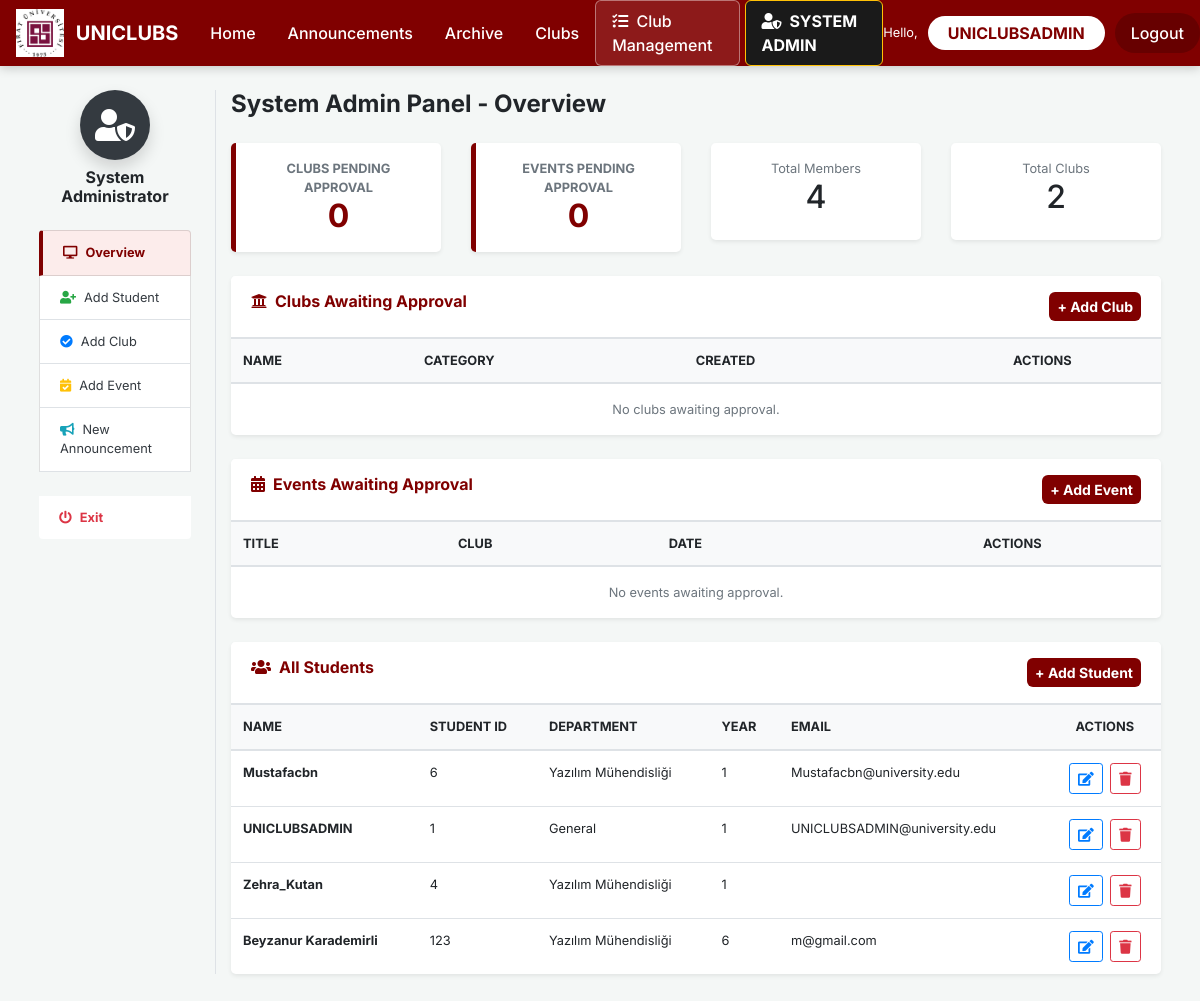
Page /system-admin/ (signed in) on the committed database.
### app/models.py (models this page shows, shortened)
class Student(models.Model): # Base model for student academic and contact information | Öğrenci akademik ve iletişim bilgileri için temel model
    full_name = models.CharField(max_length=200)
    student_id = models.CharField(max_length=20, unique=True)
    department = models.CharField(max_length=200)
    faculty = models.CharField(max_length=200, blank=True, null=True)
    grade = models.CharField(max_length=50, blank=True, null=True)
    email = models.EmailField(unique=True)
    year = models.IntegerField(default=1)
    created_at = models.DateTimeField(default=timezone.now)
    class Meta:
        ordering = ['-created_at']

### app/views.py (the view)
# urls.py: path('system-admin/', views.system_admin, name='system_admin'),
@login_required
def system_admin(request):
    if request.user.username != 'UNICLUBSADMIN':
        django_messages.error(request, "Only the System Admin can access this panel.")
        return redirect('home')
    pending_clubs = Club.objects.filter(is_approved=False)
    pending_events = Event.objects.filter(is_approved=False)
    all_clubs = Club.objects.all()
    all_students = Student.objects.all()
    recent_registrations = EventRegistration.objects.order_by('-registered_at')[:10]
    return render(request, 'app/system_admin.html', {
        'pending_clubs': pending_clubs,
        'pending_events': pending_events,
        'all_clubs': all_clubs,
        'all_students': all_students,
        'recent_registrations': recent_registrations,
        'total_members': Student.objects.count(),
        'total_clubs': Club.objects.count(),
        'total_events': Event.objects.count(),
    })

### app/templates/app/system_admin.html (shortened to what this page needs)
{% extends "app/layout.html" %}
{% block content %}
<div class="container-fluid px-4">
    <div class="row">
        <div class="col-md-2 border-right pr-4">
            <div class="text-center mb-4">
                <div class="bg-dark rounded-circle mx-auto d-flex align-items-center justify-content-center text-white shadow" style="width:70px;height:70px;">
                    <i class="fas fa-user-shield fa-2x"></i>
                </div>
                <h6 class="mt-2 font-weight-bold">System Administrator</h6>
            </div>
            <div class="list-group sidebar-menu border-0 small">
                <a href="{% url 'system_admin' %}" class="list-group-item active-item">
                    <i class="fas fa-desktop mr-2"></i>Overview
                </a>
                <a href="{% url 'student_add' %}" class="list-group-item text-dark border-bottom">
                    <i class="fas fa-user-plus mr-2 text-success"></i>Add Student
                </a>
                <a href="{% url 'club_add' %}" class="list-group-item text-dark border-bottom">
                    <i class="fas fa-check-circle mr-2 text-primary"></i>Add Club
                </a>
                <a href="{% url 'event_add' %}" class="list-group-item text-dark border-bottom">
                    <i class="fas fa-calendar-check mr-2 text-warning"></i>Add Event
                </a>
                <a href="{% url 'announcement_add' %}" class="list-group-item text-dark border-bottom">
                    <i class="fas fa-bullhorn mr-2 text-info"></i>New Announcement
                </a>
                <a href="{% url 'home' %}" class="list-group-item text-danger mt-4 font-weight-bold border-0">
                    <i class="fas fa-power-off mr-2"></i>Exit
                </a>
            </div>
        </div>
        <div class="col-md-10">
            <h4 class="font-weight-bold mb-4">System Admin Panel - Overview</h4>
            <div class="row mb-4 text-center">
                <div class="col-md-3">
                    <div class="card border-0 shadow-sm p-3 rounded-lg border-left-maroon">
                        <small class="text-muted font-weight-bold text-uppercase">Clubs Pending Approval</small>
                        <h2 class="text-maroon font-weight-bold mb-0">{{ pending_clubs|length }}</h2>
                    </div>
                </div>
                <div class="col-md-3">
                    <div class="card border-0 shadow-sm p-3 rounded-lg border-left-maroon">
                        <small class="text-muted font-weight-bold text-uppercase">Events Pending Approval</small>
                        <h2 class="text-maroon font-weight-bold mb-0">{{ pending_events|length }}</h2>
                    </div>
                </div>
                <div class="col-md-3">
                    <div class="card border-0 shadow-sm p-3 rounded-lg">
                        <small class="text-muted">Total Members</small>
                        <h2>{{ total_members }}</h2>
                    </div>
                </div>
                <div class="col-md-3">
                    <div class="card border-0 shadow-sm p-3 rounded-lg">
                        <small class="text-muted">Total Clubs</small>
                        <h2>{{ total_clubs }}</h2>
                    </div>
                </div>
            </div>
            <div class="card border-0 shadow-sm rounded-lg overflow-hidden mb-4">
                <div class="card-header bg-white py-3 border-bottom d-flex justify-content-between">
                    <h6 class="font-weight-bold mb-0 text-maroon"><i class="fas fa-university mr-2"></i>Clubs Awaiting Approval</h6>
                    <a href="{% url 'club_add' %}" class="btn btn-sm btn-maroon">+ Add Club</a>
                </div>
                <div class="table-responsive">
                    <table class="table table-hover mb-0 small">
                        <thead class="bg-light"><tr><th>NAME</th><th>CATEGORY</th><th>CREATED</th><th class="text-center">ACTIONS</th></tr></thead>
                        <tbody>
                            {% for club in pending_clubs %}
                            <tr>
                                <td class="font-weight-bold">{{ club.name }}</td>
                                <td>{{ club.category }}</td>
                                <td>{{ club.created_at|date:"d.m.Y" }}</td>
                                <td class="text-center">
                                    <a href="{% url 'club_approve' club.pk %}" class="btn btn-sm btn-success px-2 py-1 mr-1">Approve</a>
                                    <a href="{% url 'club_edit' club.pk %}" class="btn btn-sm btn-outline-primary px-2 py-1 mr-1"><i class="fas fa-edit"></i></a>
                                    <a href="{% url 'club_delete' club.pk %}" class="btn btn-sm btn-outline-danger px-2 py-1"><i class="fas fa-trash"></i></a>
                                </td>
                            </tr>
                            {% empty %}
                            <tr><td colspan="4" class="text-center text-muted py-3">No clubs awaiting approval.</td></tr>
                            {% endfor %}
                        </tbody>
                    </table>
                </div>
            </div>
            <div class="card border-0 shadow-sm rounded-lg overflow-hidden mb-4">
                <div class="card-header bg-white py-3 border-bottom d-flex justify-content-between">
                    <h6 class="font-weight-bold mb-0 text-maroon"><i class="fas fa-calendar-alt mr-2"></i>Events Awaiting Approval</h6>
                    <a href="{% url 'event_add' %}" class="btn btn-sm btn-maroon">+ Add Event</a>
                </div>
                <div class="table-responsive">
                    <table class="table table-hover mb-0 small">
                        <thead class="bg-light"><tr><th>TITLE</th><th>CLUB</th><th>DATE</th><th class="text-center">ACTIONS</th></tr></thead>
                        <tbody>
                            {% for event in pending_events %}
                            <tr>
                                <td class="font-weight-bold">{{ event.title }}</td>
                                <td>{{ event.club.name }}</td>
                                <td>{{ event.event_date }}</td>
                                <td class="text-center">
                                    <a href="{% url 'event_approve' event.pk %}" class="btn btn-sm btn-success px-2 py-1 mr-1">Approve</a>
                                    <a href="{% url 'event_edit' event.pk %}" class="btn btn-sm btn-outline-primary px-2 py-1 mr-1"><i class="fas fa-edit"></i></a>
                                    <a href="{% url 'event_delete' event.pk %}" class="btn btn-sm btn-outline-danger px-2 py-1"><i class="fas fa-trash"></i></a>
                                </td>
                            </tr>
                            {% empty %}
                            <tr><td colspan="4" class="text-center text-muted py-3">No events awaiting approval.</td></tr>
                            {% endfor %}
                        </tbody>
                    </table>
                </div>
            </div>
            <div class="card border-0 shadow-sm rounded-lg overflow-hidden">
                <div class="card-header bg-white py-3 border-bottom d-flex justify-content-between">
                    <h6 class="font-weight-bold mb-0 text-maroon"><i class="fas fa-users mr-2"></i>All Students</h6>
                    <a href="{% url 'student_add' %}" class="btn btn-sm btn-maroon">+ Add Student</a>
                </div>
                <div class="table-responsive">
                    <table class="table table-hover mb-0 small">
                        <thead class="bg-light"><tr><th>NAME</th><th>STUDENT ID</th><th>DEPARTMENT</th><th>YEAR</th><th>EMAIL</th><th class="text-center">ACTIONS</th></tr></thead>
                        <tbody>
                            {% for student in all_students %}
                            <tr>
                                <td class="font-weight-bold">{{ student.full_name }}</td>
                                <td>{{ student.student_id }}</td>
                                <td>{{ student.department }}</td>
                                <td>{{ student.year }}</td>
                                <td>{{ student.email }}</td>
                                <td class="text-center">
                                    <a href="{% url 'student_edit' student.pk %}" class="btn btn-sm btn-outline-primary px-2 py-1 mr-1"><i class="fas fa-edit"></i></a>
                                    <a href="{% url 'student_delete' student.pk %}" class="btn btn-sm btn-outline-danger px-2 py-1"><i class="fas fa-trash"></i></a>
                                </td>
                            </tr>
                            {% empty %}
                            <tr><td colspan="6" class="text-center text-muted py-3">No students registered. <a href="{% url 'student_add' %}">Add first student</a>.</td></tr>
                            {% endfor %}
                        </tbody>
                    </table>
                </div>
            </div>
        </div>
    </div>
</div>
{% endblock %}

### app/templates/app/layout.html (shortened to what this page needs)
{% load static %}
<!DOCTYPE html>
<html lang="en">
<head>
    <link rel="stylesheet" href="https://stackpath.bootstrapcdn.com/bootstrap/4.5.2/css/bootstrap.min.css" />
    <link rel="stylesheet" href="https://cdnjs.cloudflare.com/ajax/libs/font-awesome/5.15.3/css/all.min.css" />
</head>
<body>
    <nav class="navbar navbar-expand-lg navbar-custom sticky-top p-0">
        <div class="container-fluid p-0">
            <a class="navbar-brand text-white font-weight-bold d-flex align-items-center ml-3" href="{% url 'home' %}">
                <img src="{% static 'app/content/fu_logo_final_v4.png' %}" alt="FU Logo" style="height: 48px; width: auto; margin-right: 12px;">
                UNICLUBS
            </a>
            <div class="collapse navbar-collapse" id="navbarNav">
                <ul class="navbar-nav mr-auto">
                    <li class="nav-item"><a class="nav-link" href="{% url 'home' %}">Home</a></li>
                    <li class="nav-item"><a class="nav-link" href="{% url 'announcements' %}">Announcements</a></li>
                    <li class="nav-item"><a class="nav-link" href="{% url 'event_archive' %}">Archive</a></li>
                    <li class="nav-item"><a class="nav-link" href="{% url 'club_list' %}">Clubs</a></li>
                </ul>
                <ul class="navbar-nav ml-auto align-items-center">
                    {% if user.is_authenticated %}
                        {% if user.username == 'UNICLUBSADMIN' or user.managed_club %}
                            <li class="nav-item">
                                <a class="nav-link nav-club-admin" href="{% url 'club_admin' %}">
                                    <i class="fas fa-tasks mr-1"></i> Club Management
                                </a>
                            </li>
                        {% endif %}
                        {% if user.username == 'UNICLUBSADMIN' %}
                            <li class="nav-item">
                                <a class="nav-link nav-system-admin" href="{% url 'system_admin' %}">
                                    <i class="fas fa-user-shield mr-1"></i> SYSTEM ADMIN
                                </a>
                            </li>
                        {% endif %}
                        <li class="nav-item d-flex align-items-center">
                            <span class="text-white small">Hello,</span>
                        </li>
                        <li class="nav-item">
                            <a class="nav-link btn-student" href="{% url 'dashboard' %}">{{ user.username }}</a>
                        </li>
                        <li class="nav-item">
                            <a class="nav-link btn-logout" href="{% url 'logout' %}">Logout</a>
                        </li>
                    {% else %}
                        <li class="nav-item">
                            <a class="nav-link btn-login" href="{% url 'login' %}">Login</a>
                        </li>
                    {% endif %}
                </ul>
            </div>
        </div>
    </nav>
    <div class="container-fluid py-4">
        {% block content %}{% endblock %}
    </div>
</body>
</html>

### app/templates/app/layout.html (style rules this page uses)
:root { --maroon: #800000; --maroon-dark: #600000; --maroon-light: #fceceb; --soft-bg: #f4f7f6; }
body { background-color: var(--soft-bg); font-family: 'Inter', 'Segoe UI', sans-serif; padding-bottom: 60px; }
.navbar-custom { background-color: var(--maroon); box-shadow: 0 2px 10px rgba(0,0,0,0.2); }
.navbar-custom .nav-link { color: white !important; font-weight: 500; padding: 0.5rem 1rem !important; transition: 0.3s; }
.nav-club-admin { border: 1px solid rgba(255,255,255,0.4); border-radius: 6px; margin-right: 5px; background-color: rgba(255,255,255,0.1); }
.nav-system-admin { background-color: #1a1a1a !important; border-radius: 6px; color: #ffc107 !important; font-weight: bold !important; border: 1px solid #ffc107; }
.navbar-custom .nav-link.btn-student { background-color: white !important; color: #800000 !important; font-weight: bold !important; border-radius: 20px; padding: 5px 20px !important; margin-left: 10px; }
.btn-logout { background-color: rgba(0, 0, 0, 0.2); color: white !important; border-radius: 20px; padding: 5px 20px !important; margin-left: 10px; font-weight: 500; }
.text-maroon { color: var(--maroon) !important; }
.btn-maroon { background-color: var(--maroon); color: white !important; border: none; border-radius: 8px; font-weight: 600; transition: 0.25s; }
.sidebar-menu .list-group-item { transition: 0.2s; cursor: pointer; }
.sidebar-menu .list-group-item.active-item { background-color: var(--maroon-light) !important; color: var(--maroon) !important; border-left: 4px solid var(--maroon) !important; font-weight: bold; }

### app/templates/app/system_admin.html (style rules this page uses)
.text-maroon { color: #800000 !important; }
.border-left-maroon { border-left: 5px solid #800000 !important; }
.btn-maroon { background-color: #800000; color: white !important; border: none; border-radius: 6px; font-weight: bold; }
.sidebar-menu .active-item { background-color: #fceceb !important; color: #800000 !important; border-left: 4px solid #800000 !important; font-weight: bold; }

### rows in the picture
Student: full_name "Mustafacbn", student_id "6", department "Yazılım Mühendisliği", year "1", email "Mustafacbn@university.edu"
Student: full_name "UNICLUBSADMIN", student_id "1", department "General", year "1", email "UNICLUBSADMIN@university.edu"
Student: full_name "Zehra_Kutan", student_id "4", department "Yazılım Mühendisliği", year "1"
Student: full_name "Beyzanur Karademirli", student_id "123", department "Yazılım Mühendisliği", year "6", email "m@gmail.com"

### other values in the picture
{{ user.username }} "UNICLUBSADMIN"
{{ pending_clubs|length }} "0"
{{ pending_events|length }} "0"
{{ total_members }} "4"
{{ total_clubs }} "2"
